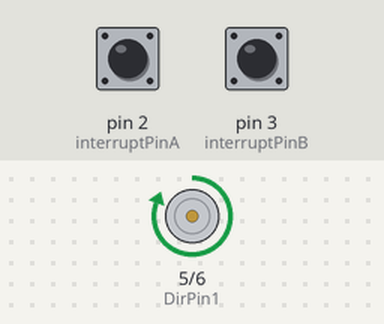
Bench run of a sketch on a simulated Arduino Uno, built with avr-gcc and run on an emulated ATmega328P. Shown: motor-driver pin pairs drawn as motors (green arrow = first pin HIGH = forward, orange = second pin HIGH = backward, longer = more drive). Inputs (shaded band) come from the test bench; at power-on: pin 2 (interruptPinA) HIGH, pin 3 (interruptPinB) HIGH. What the sketch prints to the serial monitor is not drawn.

Above: at 0.1 s.
At 100.1 s:
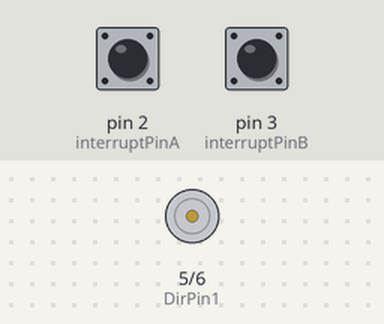
Timing chart, 0 to 101.6 s (numbered marks = the images above):
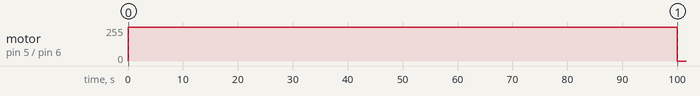

Measured:
- by itself, motor on pin 5 (DirPin1) / pin 6 (DirPin2): stopped → forward 255/255 at 0.05 s, → stopped 100 s later

The sketch:

pram_esmt.ino
```cpp
float kp=1.000;    //change value of Kp
float ki=0.0000;   //change value of Ki
float kd=0.0;   // change value of Kd
unsigned long t_now;
unsigned long t_prev = 0;
const byte interruptPinA = 2;
const byte interruptPinB = 3;
volatile long EncoderCount = 0;
const byte DirPin1 = 5;
const byte DirPin2 = 6;//DirPin 1 and 2 will decide the motor rotation direction
//const byte PWMPin = 6; // This pin will control the Motor speed via PWMval
int PWMval=0; // Initial PWMval is set to zero, this value is the PWM duty cycle
volatile unsigned long count = 0;
unsigned long count_prev = 0;
float Theta_now;
float Theta_prev = 0;
float RPM_output, RPM_input;
int dt;                      // Period of time used to calcuate RPM
float RPM_max = 210;         // Setting up a safe maximum RPM for the Motor
#define pi 3.1416
float Vmax = 6;      // Check Motor Datasheet
float Vmin = 0;
float V = 0;         // set initial voltage to zero
float error_now, error_prev = 0, integ_now, integ_prev = 0;
void ISR_EncoderA() {
  bool PinB = digitalRead(interruptPinB);
  bool PinA = digitalRead(interruptPinA);
  if (PinB == LOW) {
    if (PinA == HIGH) {
     EncoderCount++;
    }
   }

  else {
     if (PinA == LOW){
      EncoderCount++;
    }
  }
}
void ISR_EncoderB() {
  bool PinB = digitalRead(interruptPinA);
  bool PinA = digitalRead(interruptPinB);

  if (PinA == LOW) {
      if (PinB == LOW) {
      EncoderCount++;
    }
  }

  else {
    if (PinB == HIGH) {
      EncoderCount++;
    }
    }
}
void WriteDriverVoltage(float V, float Vmax) {
  int PWMval = int(255 * abs(V) / Vmax);
  if (PWMval > 255) {
    PWMval = 255;
  }
  //setting motor direction
  analogWrite(DirPin1, PWMval);
  analogWrite(DirPin2, 0);
}
//INTERRUPT SERVICE ROUTINE************************
ISR(TIMER1_COMPA_vect) {
  count++;
}
void setup() {
  //General setup

  Serial.begin(9600);
  pinMode(interruptPinA, INPUT_PULLUP);
  pinMode(interruptPinB, INPUT_PULLUP);
  attachInterrupt(digitalPinToInterrupt(interruptPinA), ISR_EncoderA, CHANGE);
  attachInterrupt(digitalPinToInterrupt(interruptPinB), ISR_EncoderB, CHANGE);
  pinMode(DirPin1, OUTPUT);
  pinMode(DirPin2, OUTPUT);

//INTERRUPT SETUP***********************************
  cli();
  TCCR1A = 0;
  TCCR1B = 0;
  TCNT1 = 0;
  OCR1A = 12499; //Prescaler = 64
  TCCR1B |= (1 << WGM12);
  TCCR1B |= (1 << CS11 | 1 << CS10);
  TIMSK1 |= (1 << OCIE1A);
  sei();
}
//**************************************************************
//**************************************************************
//*MAIN LOOP************************************
void loop() {
  if (count > count_prev) {
    t_now = millis();
    Theta_now = EncoderCount / 834.0;
    dt = (t_now - t_prev);
    RPM_input = 200;       // This is the user input RPM
    if (t_now / 1000.0 > 100) {
      RPM_input = 0;
    }

    //ERROR AND PWM CALCULATIONS******************
    //PID MOTOR TERMS CALCULATIONS****************
    RPM_output = (Theta_now - Theta_prev) / (dt / 1000.0) * 60;
    error_now = RPM_input - RPM_output;
   integ_now = integ_prev + (dt * (error_now + error_prev) / 2);

   // Now calculating the Motor voltage or the PID controller ouput
    V = error_now*5;

    if (V > Vmax) {
      V = Vmax;
      integ_now = integ_prev;
    }
    if (V < Vmin) {
      V = Vmin;
      integ_now = integ_prev;
    }
    WriteDriverVoltage(V, Vmax);
     Serial.print(RPM_input);
     Serial.print(" ");
     Serial.print(RPM_output);
     Serial.print(" ");
     Serial.println();
    Theta_prev = Theta_now;
    count_prev = count;
    t_prev = t_now;
    integ_prev = integ_now;
    error_prev = error_now;
}

}
```
